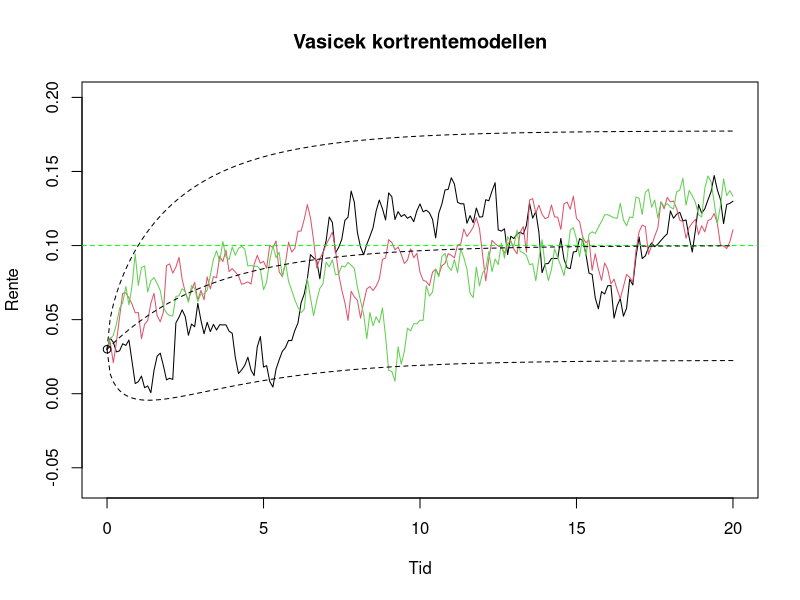
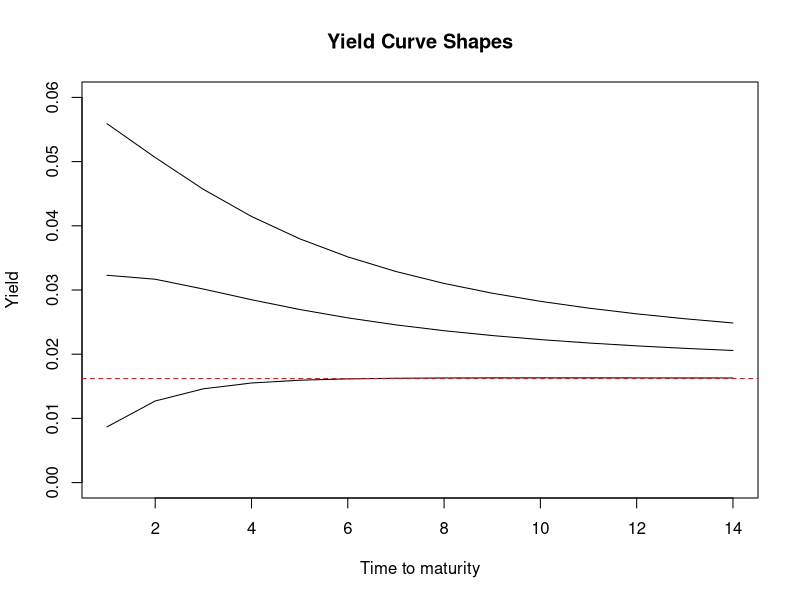
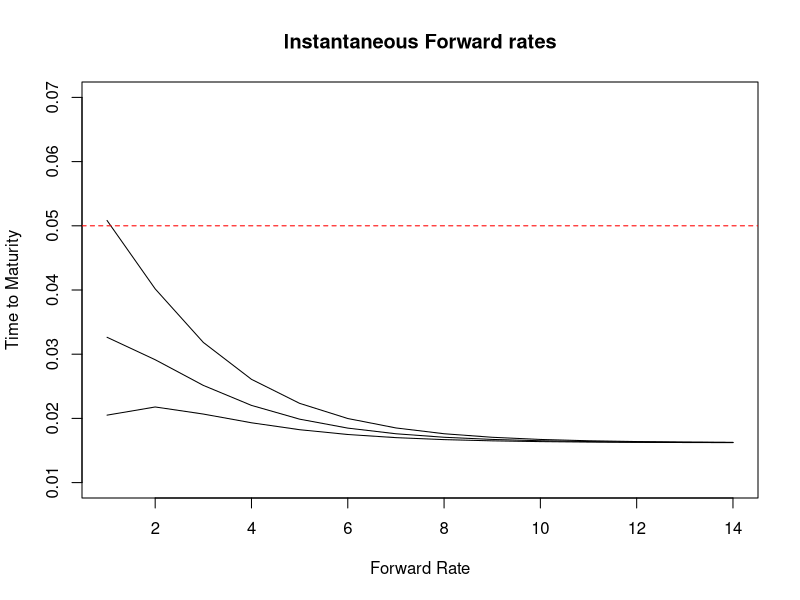
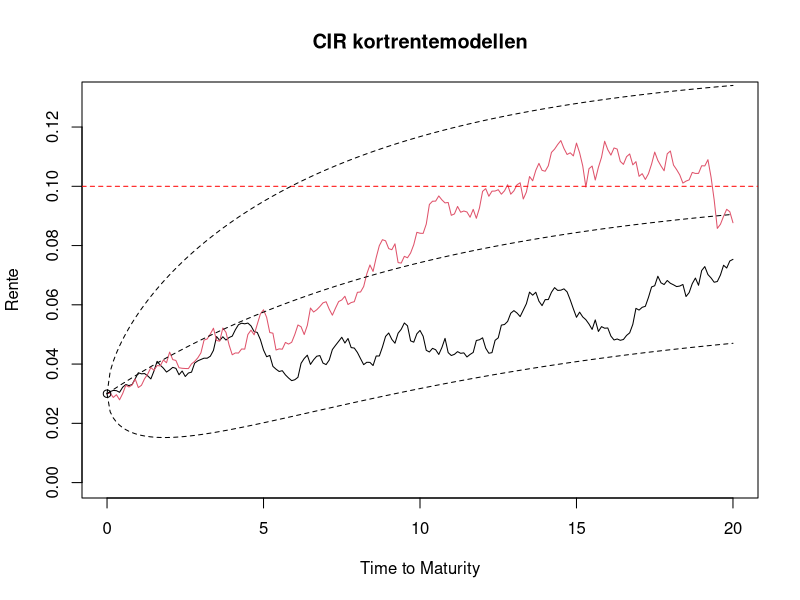

Here is the R script that generated these plots, in order:
## Vasicek kortrentemodel ##

## define model parameters
r0 <- 0.03
a <- 0.3
b <- 0.10
sigma <- 0.03

## simulate short rate paths
n <- 3    # MC simulation trials
T <- 20    # total time
m <- 200   # subintervals
dt <- T/m  # difference in time each subinterval

r <- matrix(0,m+1,n)  # matrix to hold short rate paths
r[1,] <- r0

for(j in 1:n){
  for(i in 2:(m+1)){
    dr <- a*(b-r[i-1,j])*dt + sigma*sqrt(dt)*rnorm(1,0,1)
    r[i,j] <- r[i-1,j] + dr
  }
} 

## plot paths
t <- seq(0, T, dt)
rT.expected <- b + (r0-b)*exp(-a*t)
rT.stdev <- sqrt( sigma^2/(2*a)*(1-exp(-2*a*t)))
matplot(t, r[,1:n], type="l", lty=1, main="Vasicek kortrentemodellen", 
        xlab = "Tid", ylab="Rente", ylim = c(-0.06,0.2)) 
abline(h=b, col="green", lty=2)
lines(t, rT.expected, lty=2) 
lines(t, rT.expected + 2*rT.stdev, lty=2) 
lines(t, rT.expected - 2*rT.stdev, lty=2)
points(0,r0)

## define model parameters for plotting yield curves
b <- 0.05
a <- 0.5
sigma <- 0.13
m <- 14

# Jeg får først brug for en række af funktioner, hvor t = 0, T = T
yield_vasicek <- function(r0, a, b, sigma, t){
  B <- (1 / a) * (1 - exp( -a * t ) )
  A <- (B - t) * ( b - sigma^2 / (2 * a^2) ) - (sigma^2 * B^2) / (4 * a)
  y <- B * r0 / t - A / t
  print(y)
}

r0 <- c(0.00, 0.03, 0.06)
n <- length(r0)
yield <- matrix(0, m, n) # matrix to hold yield curves
for(i in 1:n){
  for(t in 1:m){
    yield[t,i] <- yield_vasicek(r0[i], a, b, sigma, t)
  }
}

maturity <- seq(1, m, 1)
matplot(maturity, yield, type="l", xlab = "Time to maturity", ylab = "Yield", 
        main="Yield Curve Shapes", col="black", lty=1, ylim = c(0.00,0.06))
abline(h=b - sigma^2 / (2 * a^2), col="red", lty=2)

## Og så til forward renten ##
f_vasicek <- function(r0, a, b, sigma, t){
  B <- (1 / a) * (1 - exp( -a * t ) )
  (a * b - B * sigma^2/2) * B + r0 * exp(-a*t)
}

r0 <- c(0.01, 0.03, 0.06)
n <- length(r0)
Forward_rate <- matrix(0, m, n) # matrix to hold yield curves
for(i in 1:n){
  for(t in 1:m){
    Forward_rate[t,i] <- f_vasicek(r0[i], a, b, sigma, t)
  }
}

maturity <- seq(1, m, 1)
matplot(maturity, Forward_rate, type="l", col="black", 
        xlab = "Forward Rate", ylab = "Time to Maturity", main="Instantaneous Forward rates", lty=1,
        ylim = c(0.01,0.07))
abline(h=b, col="red", lty=2)


## CIR-modellen ##

## define model parameters
r0 <- 0.03
a <- 0.1
b <- 0.10
sigma <- 0.03

## simulate short rate paths
n <- 2    # MC simulation trials
T <- 20    # total time
m <- 200   # subintervals
dt <- T/m  # difference in time each subinterval



r_cir <- matrix(0,m + 1,n)
r_cir[1,] <- r0

for(j in 1:n){
  for(i in 2:(m+1)){
    dr_cir <- a*(b-r_cir[i-1,j])*dt + sigma*sqrt(r_cir[i-1,j])*sqrt(dt)*rnorm(1,0,1)
    r_cir[i,j] <- r_cir[i-1,j] + dr_cir
  }
}

## plot paths
t <- seq(0, T, dt)
rT_cir.expected <- r0*exp(-a*t) + b*(1-exp(-a*t))
rT_cir.stdev <- sqrt( r0*(sigma^2/a)*(exp(-a*t)-exp(-2*a*t)) + (b*sigma^2/(2*a)) * (1 - exp(-a*t)^2))
matplot(t, r_cir[,1:n], type="l", lty=1, main="CIR kortrentemodellen", xlab = "Time to Maturity", ylab="Rente", ylim = c(0.00,0.13)) 
abline(h=b, col="red", lty=2)
lines(t, rT_cir.expected, lty=2) 
lines(t, rT_cir.expected + 2*rT_cir.stdev, lty=2) 
lines(t, rT_cir.expected - 2*rT_cir.stdev, lty=2)
points(0,r0)
